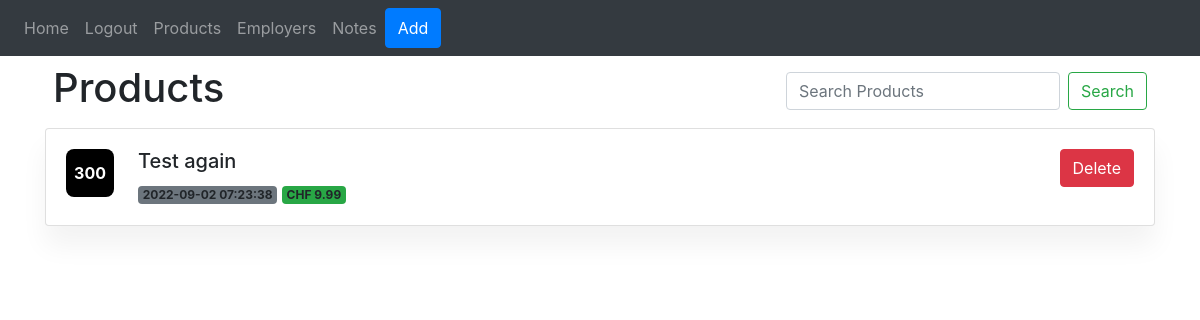
/ (signed in), run on an earlier commit of the app's database.
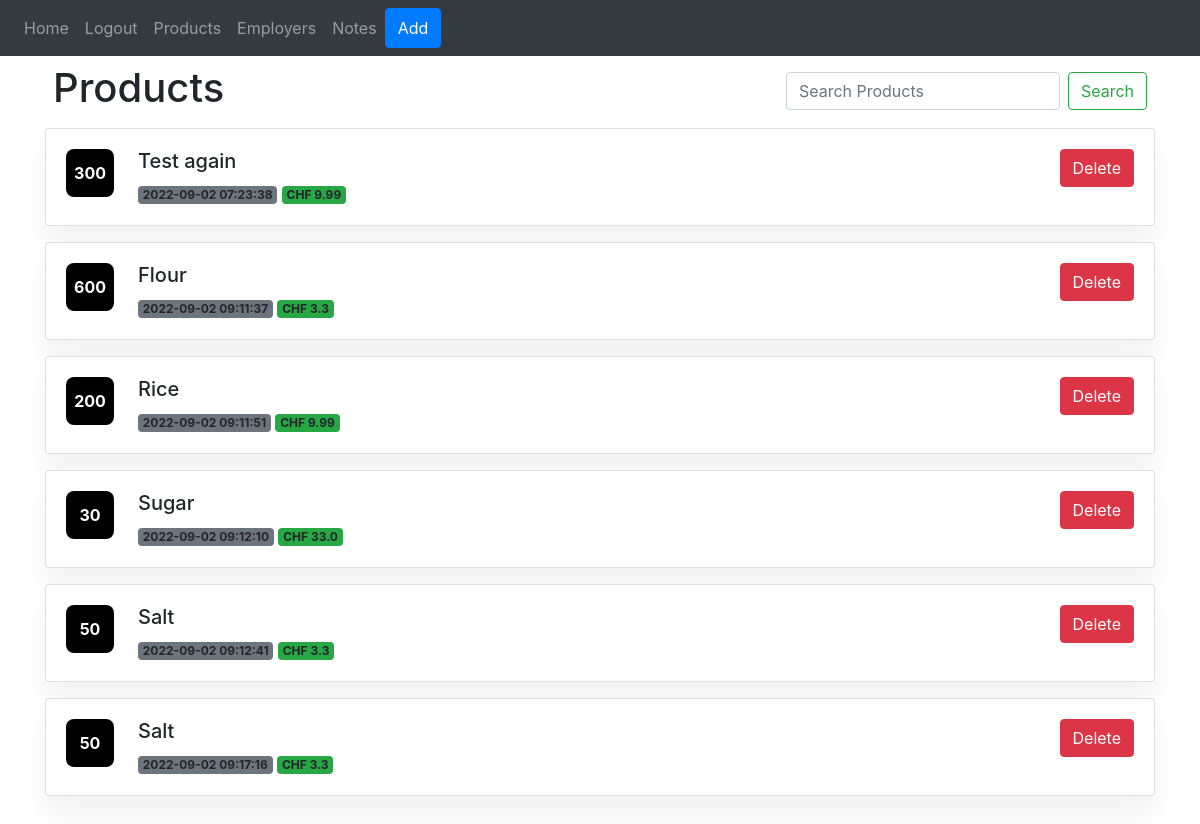
And on a later commit of the database.
### website/models.py (models this page shows)
class Product(db.Model):
    id = db.Column(db.Integer, primary_key=True)
    product_name = db.Column(db.String(150))
    description = db.Column(db.String(10000))
    price = db.Column(db.Float)
    qty = db.Column(db.Integer)
    date = db.Column(db.DateTime(timezone=True), default=func.now())
    user_id = db.Column(db.Integer, db.ForeignKey('user.id'))

### website/views.py (the view, shortened to what this page needs)
@views.route('/', methods=['GET', 'POST'])
@login_required
def home():
    return render_template("home.html", user=current_user)

### website/templates/home.html (shortened to what this page needs)
{% extends "base.html" %} {% block title %}Home{% endblock %} {% block content%}
<div class="d-flex">
  <div class="p-2">
  <h1>Products</h1>
  </div>
  <div class="ml-auto p-2">
  <form  class="form-inline my-2 my-lg-10 ">
  <input class="form-control mr-sm-2" type="search" placeholder="Search Products" aria-label="Search">
  <button class="btn btn-outline-success my-2 my-sm-0" type="submit">Search</button>
  </form>
</div>
</div>
{% for product in user.product %}
<div class="card mb-3">
  <div class="card-body">
    <div class="d-flex flex-column flex-lg-row">
      <span class="avatar avatar-text rounded-3 me-4 mb-2">{{ product.qty }}</span>
      <div class="row flex-fill">
        <div class="col-sm-5 ">
          <h4 class="h5">{{ product.product_name }}</h4>
          <span class="badge bg-secondary">{{ product.date }}</span> <span class="badge bg-success">CHF {{ product.price
            }}</span>
        </div>
        <div class="col-sm-7 text-lg-end clearfix ">
          <a href="#" class="btn btn-danger float-right ml-2 stretched-link"
            onClick="deleteProduct('{{ product.id }}')">Delete</a>
        </div>
      </div>
    </div>
  </div>
</div>
{% endfor %}
<form method="POST">
  <br />
  {% endblock %}

### website/templates/base.html (shortened to what this page needs)
<!DOCTYPE html>
<html lang="en">
<head>
  <link rel="stylesheet" href="../static/index.css">
  <link rel="stylesheet" href="https://stackpath.bootstrapcdn.com/bootstrap/4.4.1/css/bootstrap.min.css"
 />
  <link rel="stylesheet" href="https://stackpath.bootstrapcdn.com/font-awesome/4.7.0/css/font-awesome.min.css"
 />
</head>
<body>
  <nav class="navbar navbar-expand-lg navbar-dark bg-dark">
    <div class="collapse navbar-collapse" id="navbar">
      <div class="navbar-nav">
        {% if user.is_authenticated %}
        <a class="nav-item nav-link" id="home" href="/">Home</a>
        <a class="nav-item nav-link" id="logout" href="/logout">Logout</a>
        <a class="nav-item nav-link" id="products" href="/products">Products</a>
        <a class="nav-item nav-link" id="employers" href="/employers">Employers</a>
        <a class="nav-item nav-link" id="notes" href="/notes">Notes</a>
        <button type="button" class="btn btn-primary" data-toggle="modal" data-target="#exampleModal">
          Add
        </button>
        {% else %}
        <a class="nav-item nav-link" id="login" href="/login">Login</a>
        <a class="nav-item nav-link" id="signUp" href="/sign-up">Sign Up</a>
        {% endif %}
      </div>
    </div>
  </nav>
  <div class="container">{% block content %} {% endblock %}</div>
</body>
</html>

### website/static/index.css (style rules this page uses)
body { background:#eee; }
.card { box-shadow: 0 20px 27px 0 rgb(0 0 0 / 5%); }
.card { position: relative; display: flex; flex-direction: column; min-width: 0; word-wrap: break-word; background-color: #fff; background-clip: border-box; border: 0 solid rgba(0,0,0,.125); border-radius: 1rem; }
.card-body { -webkit-box-flex: 1; -ms-flex: 1 1 auto; flex: 1 1 auto; padding: 1.5rem 1.5rem; }
.avatar-text { display: -webkit-box; display: -ms-flexbox; display: flex; -webkit-box-pack: center; -ms-flex-pack: center; justify-content: center; -webkit-box-align: center; -ms-flex-align: center; align-items: center; background: #000; color: #fff; font-weight: 700; }
.avatar { width: 3rem; height: 3rem; }
.rounded-3 { border-radius: 0.5rem!important; }
.mb-2 { margin-bottom: 0.5rem!important; }
.me-4 { margin-right: 1.5rem!important; }

What changed in the data, as far as the page shows it:
added Product: qty "600", product_name "Flour", date "2022-09-02 09:11:37", price "3.3"
added Product: qty "200", product_name "Rice", date "2022-09-02 09:11:51", price "9.99"
added Product: qty "30", product_name "Sugar", date "2022-09-02 09:12:10", price "33.0"
added Product: qty "50", product_name "Salt", date "2022-09-02 09:12:41", price "3.3"
added Product: qty "50", product_name "Salt", date "2022-09-02 09:17:16", price "3.3"
